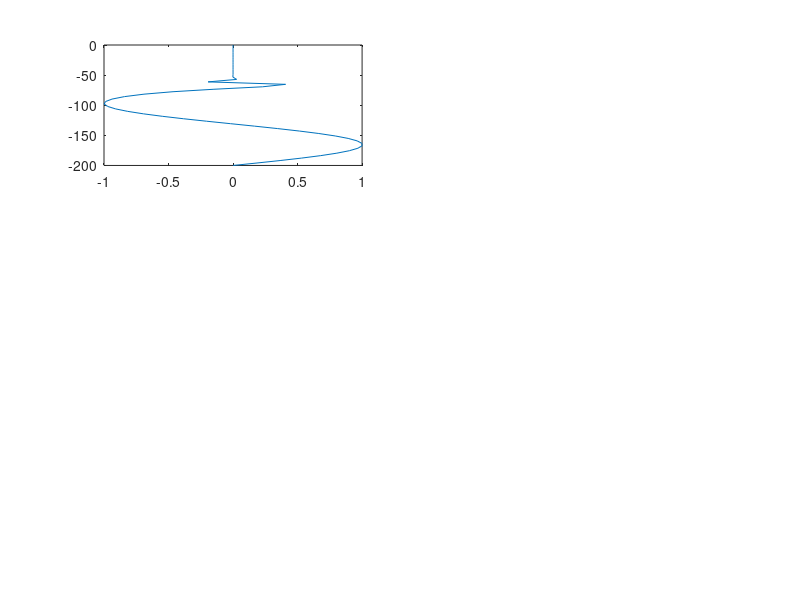

Recreate this plot in MATLAB. (Note: this script raises an error after producing the figure.)
%% IWAVE ?
%
%  Discussion:
%
%    This script is discussed in chapter 13 of the reference.
%
%  Modified:
%
%    01 December 2009
%
%  Author:
%
%    Benoit Cushman-Roisin, Jean-Marie Beckers.
%
%  Reference:
%
%    Benoit Cushman-Roisin, Jean-Marie Beckers,
%    Introduction to Geophysical Fluid Dynamics,
%    Academic Press, 2010.
%
%  Parameters:
%
clear all;

% PARAMETERS

f=0.0001;     % Coriolis frequency
N0=0.001;     % Lower bound of Brunt Vaisala frequency for analytical profile
N1=0.01;      % Upper bound of Brunt Vaisala frequency
H=200;        % Depth
PW=5;         % Half of analytical pycnocline width
PD=50;        % Pycnocline depth of analytical profile

KHS=0.01;     % KSH=l^2+m^2: square of horizontal wavenumber
KM=50;        % Number of calculation points including surface and bottom point

DZ=H/(KM-1);  % Grid spacing

% Look at modes im1 to im2 (just adapt)

im1=10;
im2=im1+2;

% Stratification profile and depth of discrete point k

for k=1:KM
    z(k)=-H+(k-1)*DZ;
    NS(k)=N0^2+(N1^2-N0^2)/cosh(z(k)/5+10); 
end

subplot(1,1,1)    
plot(NS,z)                      % show profile
title('profile, hit space to continue')
pause

% Full matrix approach, not optimal

eps=DZ^2*KHS;         % epsilon of the theory
% Be careful about the limits..., now KM-2 is the real size of the problem, surface and bottom being eliminated
for k=1:KM-2,
    al(k)=eps*(NS(k+1)/f^2); % part of the diagnal of B
end

% Filling in of (KM-2)x(KM-2) square matrix B

for i=1:KM-2,
    for j=1:KM-2,
        B(i,j)=0;
    end
    im=max(1,i-1);       %for first line
    ip=min(KM-2,i+1);    %for last line
    B(i,im)=-1;          %rubbush if i=1
    B(i,ip)=-1;          %rubbish if i=KM-2
    B(i,i)=2+al(i);      % but corrected in both cases since then im=i or ip=i
end

% Same fo matrix C

for i=1:KM-2,
    for j=1:KM-2,
        C(i,j)=0;
    end
    im=max(1,i-1);
    ip=min(KM-2,i+1);
    C(i,im)=-1;
    C(i,ip)=-1;
    C(i,i)=2+eps;
end

% Several ways to calcule eigenvalues
% transformation into classic probel
A=B*inv(C);
[Wt,lambda]=eig(A);
W=inv(C)*Wt;

% Or use of generalized eigenvalue solver
[Wb,lambdab]=eig(B,C,'qz');

% Preparation of outputs including first and last grid point

for i=1:KM-2,
    we(i)=(KHS*N1^2+f^2*(i*pi/H)^2)/(KHS+(i*pi/H)^2); %exact solution for constant N (put N1=N0)
    wc(i)=f^2*lambda(i,i);                                %numerical solution
end

% for regression line

x1(1)=log10(f^2);
x2(1)=x1(1);
x1(2)=log10(N1^2);
x2(2)=x1(2);

subplot(1,1,1)    
plot(log10(wc),log10(we),'r.',x1,x2)                      % show regression with exact solution (only relevant for constant N)
title('regression, hit space to continue')
pause 

idel=im2-im1+1;

for imode=im1:im2   % loop on modes
    
    for i=1:KM-2
        WM(i+1)=W(i,imode);     %spatial function method Aw=lw
        WMB(i+1)=Wb(i,imode);   %spatial function method Bw=lCw
        om(i+1)=f^2*lambda(imode,imode);  %omega square
    end
    
    WM(1)=0;             %filling of boundary conditions
    WM(KM)=0;
    om(1)=om(2);
    om(KM)=om(KM-1);
    WMB(1)=0;
    WMB(KM)=0;
    
    fname=[ 'mode' int2str(imode) '.ps'];
    tname=num2str(sqrt(wc(imode)));
    subplot(idel,2,1+2*(imode-im1))
    plot(WMB,z)
    legend('w',3)
    ylabel('z')
    subplot(idel,2,2+2*(imode-im1))
    plot(log10(NS),z,log10(om),z)
    axis([-8 -4 -200 0])
    title(tname)
    legend('log(N^2)','log(\omega^2)',3)
    ylabel('z')
    
end

